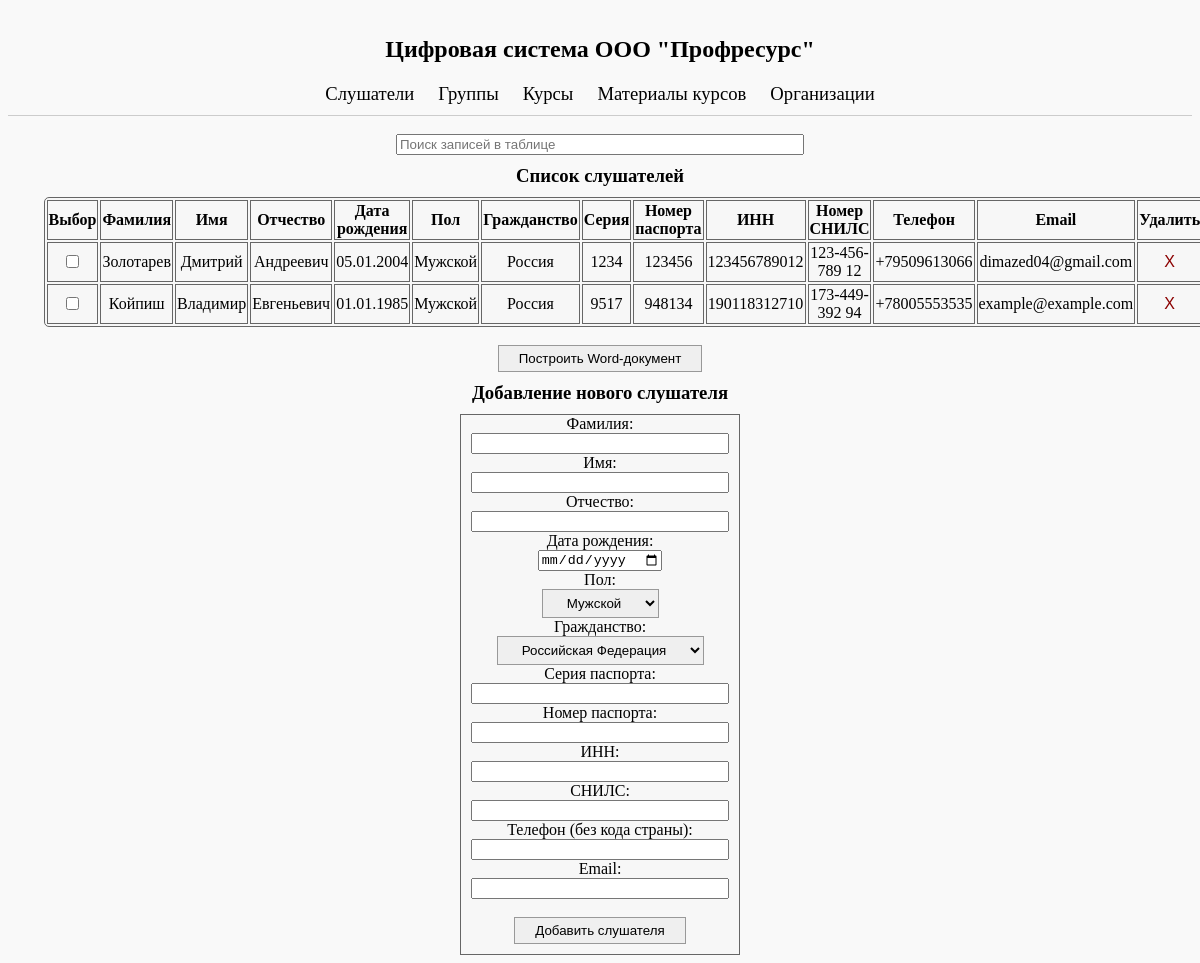
The page / on the database its author committed.
### main/models.py (models this page shows)
class Слушатели(models.Model):
    Фамилия = models.CharField(max_length=100, null=False)
    Имя = models.CharField(max_length=100, null=False)
    Отчество = models.CharField(max_length=100, blank=True, null=True)
    Дата_рождения = models.DateField(null=False)
    Пол = models.ForeignKey(Пол, on_delete=models.SET_NULL, null=True)
    Серия_паспорта = models.CharField(max_length=10, blank=True, null=True)
    Номер_паспорта = models.CharField(max_length=20, blank=True, null=False)
    Гражданство = models.ForeignKey(Страны, on_delete=models.SET_NULL, null=True)
    Номер_СНИЛС = models.CharField(max_length=11, blank=True, null=True)
    ИНН = models.CharField(max_length=12, blank=True, null=True, unique=True)
    Телефон = models.CharField(max_length=10, blank=True, null=True)
    Email = models.EmailField(blank=True, null=True)

class Пол(models.Model):
    Название = models.CharField(max_length=20, unique=True)

class Страны(models.Model):
    Название = models.CharField(max_length=100, unique=True)
    Краткое_название = models.CharField(max_length=50, unique=True)
    Телефонный_код = models.CharField(max_length=10)

### main/views.py (the view, shortened to what this page needs)
# urls.py: path('', views.слушатели_view, name='student_list'),
def слушатели_view(request):
    return render(request, 'main/ListenerList.html', {
        'слушатели': Слушатели.objects.all(),
        'страны': Страны.objects.all(),
        'полы': Пол.objects.all(),
    })

### main/templates/main/ListenerList.html (shortened to what this page needs)
{% extends 'main/MainMenu.html' %}
{% block content %}
<h3>Список слушателей</h3>
<div>
    <table class="table" id="listener-table">
        <thead>
            <tr>
                <th>Выбор</th>
                <th>Фамилия</th>
                <th>Имя</th>
                <th>Отчество</th>
                <th>Дата рождения</th>
                <th>Пол</th>
                <th>Гражданство</th>
                <th>Серия</th>
                <th>Номер паспорта</th>
                <th>ИНН</th>
                <th>Номер СНИЛС</th>
                <th>Телефон</th>
                <th>Email</th>
                <th>Удалить</th>
            </tr>
        </thead>
        <tbody>
            {% for слушатель in слушатели %}
                <tr data-id="{{ слушатель.id }}">
                    <td><input type="checkbox"></td>
                    <td>{{ слушатель.Фамилия }}</td>
                    <td>{{ слушатель.Имя }}</td>
                    <td>{{ слушатель.Отчество }}</td>
                    <td>{{ слушатель.Дата_рождения|date:"d.m.Y" }}</td>
                    <td>{{ слушатель.Пол.Название }}</td>
                    <td>{{ слушатель.Гражданство.Краткое_название }}</td>
                    <td>{{ слушатель.Серия_паспорта }}</td>
                    <td>{{ слушатель.Номер_паспорта }}</td>
                    <td>{{ слушатель.ИНН }}</td>
                    <td>{{ слушатель.Номер_СНИЛС }}</td>
                    <td>+{{ слушатель.Гражданство.Телефонный_код }}{{ слушатель.Телефон }}</td>
                    <td>{{ слушатель.Email }}</td>
                    <td>
                        <form method="post" action="{% url 'delete_listener' слушатель.id %}">
                            <button title="Удалить запись" type="submit" class="delete-button"
                               onclick="return confirm('Удалить эту запись?');">X</button>
                        </form>
                    </td>
                </tr>
             {% endfor %}
        </tbody>
    </table><br>
    <form method="post" action="{% url 'export_courses' %}">
            <button type="submit" name="Слушатели_DOCX">Построить Word-документ</button>
    </form>
    <h3>Добавление нового слушателя</h3>
    <form class="account-form" method="post" action="{% url 'student_list' %}">
        <label>Фамилия:</label><br>
        <input type="text" name="Фамилия" required><br>
        <label>Имя:</label><br>
        <input type="text" name="Имя" required><br>
        <label>Отчество:</label><br>
        <input type="text" name="Отчество"><br>
        <label>Дата рождения:</label><br>
        <input type="date" name="Дата_рождения" required><br>
        <label>Пол:</label><br>
        <select name="Пол">
            {% for пол in полы %}
                <option value="{{ пол.id }}">{{ пол.Название }}</option>
            {% endfor %}
        </select><br>
        <label>Гражданство:</label><br>
        <select name="Гражданство">
            {% for страна in страны %}
                <option value="{{ страна.id }}">{{ страна.Название }}</option>
            {% endfor %}
        </select><br>
        <label>Серия паспорта:</label><br>
        <input type="text" name="Серия_паспорта" ><br>
        <label>Номер паспорта:</label><br>
        <input type="text" name="Номер_паспорта" required><br>
        <label>ИНН:</label><br>
        <input type="text" name="ИНН" pattern="\d{12}" title="ИНН должен состоять из 12 цифр" required><br>
        <label>СНИЛС:</label><br>
        <input type="text" name="Номер_СНИЛС" pattern="\d{3}-\d{3}-\d{3} \d{2}" title="Формат: XXX-XXX-XXX XX"><br>
        <label>Телефон (без кода страны):</label><br>
        <input type="text" name="Телефон" pattern="\d{10}" title="Телефон должен состоять из 10 цифр" required><br>
        <label>Email:</label><br>
        <input type="email" name="Email" pattern="[^@]+@[^@]+\.[^@]+" title="Формат: email@example.com" ><br><br>
        <button type="submit">Добавить слушателя</button>
    </form>
</div>
{% endblock %}

### main/static/main/style.css (style rules this page uses)
body { font-family: "Calibri Light"; text-align: center; align-content: center; background-color: #f9f9f9; }
table { margin-left: 3%; width: 94%; border-radius: 5px; background-color: #f7f7f7; border: 1px solid #666666; }
th, td { border: 1px solid #666666; }
.account-form { background-color: #f7f7f7; display: inline-block; border: 1px solid #666666; padding-left: 10px; padding-bottom: 10px; padding-right: 10px; }
button, select { text-align: center; border: solid 1px; border-color: #999999; padding-left: 20px; padding-top: 5px; padding-bottom: 5px; padding-right: 20px; margin: 0; }
button, select:hover { cursor: pointer; }
.delete-button { background: none; border: none; color: darkred; cursor: pointer; font-size: 12pt; padding: 0; }
input[type="text"] { margin: 0; width: 250px; }
input[type="email"] { margin: 0; width: 250px; }
h2, h3, p { margin: 10px; }
label { margin: 0; }

### rows shown on the page
Слушатели: Фамилия "Золотарев", Имя "Дмитрий", Отчество "Андреевич", Дата_рождения "05.01.2004", Пол.Название "Мужской", Гражданство.Краткое_название "Россия", Серия_паспорта "1234", Номер_паспорта "123456", ИНН "123456789012", Номер_СНИЛС "123-456-789 12", Гражданство.Телефонный_код "7", Телефон "9509613066", Email "dimazed04@gmail.com"
Слушатели: Фамилия "Койпиш", Имя "Владимир", Отчество "Евгеньевич", Дата_рождения "01.01.1985", Пол.Название "Мужской", Гражданство.Краткое_название "Россия", Серия_паспорта "9517", Номер_паспорта "948134", ИНН "190118312710", Номер_СНИЛС "173-449-392 94", Гражданство.Телефонный_код "7", Телефон "8005553535", Email "example@example.com"

### other values the page prints
form field value "Мужской"
form field value "Российская Федерация"
